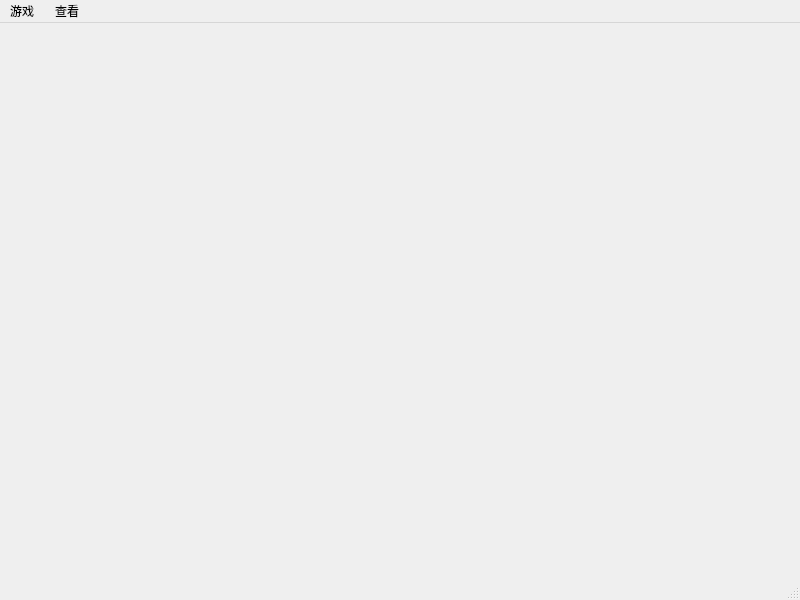
<?xml version="1.0" encoding="UTF-8"?>
<ui version="4.0">
 <class>MainWindow</class>
 <widget class="QMainWindow" name="MainWindow">
  <property name="geometry">
   <rect>
    <x>0</x>
    <y>0</y>
    <width>800</width>
    <height>600</height>
   </rect>
  </property>
  <property name="minimumSize">
   <size>
    <width>1</width>
    <height>1</height>
   </size>
  </property>
  <property name="windowTitle">
   <string>MainWindow</string>
  </property>
  <widget class="QWidget" name="centralwidget"/>
  <widget class="QMenuBar" name="menubar">
   <property name="geometry">
    <rect>
     <x>0</x>
     <y>0</y>
     <width>800</width>
     <height>30</height>
    </rect>
   </property>
   <widget class="QMenu" name="menu">
    <property name="title">
     <string>游戏  </string>
    </property>
    <addaction name="action_restart"/>
   </widget>
   <widget class="QMenu" name="menu_S">
    <property name="title">
     <string>查看  </string>
    </property>
    <addaction name="action_rank"/>
   </widget>
   <addaction name="menu"/>
   <addaction name="menu_S"/>
  </widget>
  <widget class="QStatusBar" name="statusbar"/>
  <action name="action_restart">
   <property name="text">
    <string>重新开始</string>
   </property>
  </action>
  <action name="action_rank">
   <property name="text">
    <string>排行榜</string>
   </property>
  </action>
 </widget>
 <resources/>
 <connections/>
</ui>
